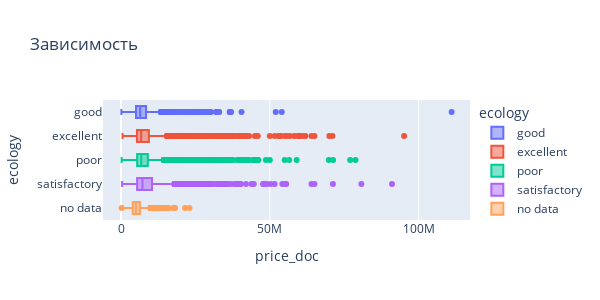

Here is the notebook cell this chart was saved with:
### Code cell
fig = px.box(
    data_frame=sber_data, #датафрейм
    y="ecology", #ось x
    x="price_doc", #ось y
    color='ecology', #расцветка в зависимости от страны
    orientation='h', #ориентация графика
    height=300, #высота
    width=600, #ширина
    title='Зависимость' #заголовок
)
fig.show()

### Figure 1 — Plotly figure (JSON) as saved in the notebook; plotly's stock layout.template omitted (floating-point values rounded to 4 significant figures; data arrays with more than 128 entries replaced by an {"elided": "..."} marker saying what was removed)
{"data": [{"alignmentgroup": "True", "hovertemplate": "ecology=%{y}<br>price_doc=%{x}<extra></extra>", "legendgroup": "good", "marker": {"color": "#636efa"}, "name": "good", "notched": false, "offsetgroup": "good", "orientation": "h", "showlegend": true, "type": "box", "x": {"elided": "7174 int values"}, "x0": " ", "xaxis": "x", "y": {"elided": "7174 str values"}, "y0": " ", "yaxis": "y"}, {"alignmentgroup": "True", "hovertemplate": "ecology=%{y}<br>price_doc=%{x}<extra></extra>", "legendgroup": "excellent", "marker": {"color": "#EF553B"}, "name": "excellent", "notched": false, "offsetgroup": "excellent", "orientation": "h", "showlegend": true, "type": "box", "x": {"elided": "3938 int values"}, "x0": " ", "xaxis": "x", "y": {"elided": "3938 str values"}, "y0": " ", "yaxis": "y"}, {"alignmentgroup": "True", "hovertemplate": "ecology=%{y}<br>price_doc=%{x}<extra></extra>", "legendgroup": "poor", "marker": {"color": "#00cc96"}, "name": "poor", "notched": false, "offsetgroup": "poor", "orientation": "h", "showlegend": true, "type": "box", "x": {"elided": "8018 int values"}, "x0": " ", "xaxis": "x", "y": {"elided": "8018 str values"}, "y0": " ", "yaxis": "y"}, {"alignmentgroup": "True", "hovertemplate": "ecology=%{y}<br>price_doc=%{x}<extra></extra>", "legendgroup": "satisfactory", "marker": {"color": "#ab63fa"}, "name": "satisfactory", "notched": false, "offsetgroup": "satisfactory", "orientation": "h", "showlegend": true, "type": "box", "x": {"elided": "3685 int values"}, "x0": " ", "xaxis": "x", "y": {"elided": "3685 str values"}, "y0": " ", "yaxis": "y"}, {"alignmentgroup": "True", "hovertemplate": "ecology=%{y}<br>price_doc=%{x}<extra></extra>", "legendgroup": "no data", "marker": {"color": "#FFA15A"}, "name": "no data", "notched": false, "offsetgroup": "no data", "orientation": "h", "showlegend": true, "type": "box", "x": {"elided": "7656 int values"}, "x0": " ", "xaxis": "x", "y": {"elided": "7656 str values"}, "y0": " ", "yaxis": "y"}], "layout": {"boxmode": "overlay", "height": 300, "legend": {"title": {"text": "ecology"}, "tracegroupgap": 0}, "title": {"text": "Зависимость"}, "width": 600, "xaxis": {"anchor": "y", "domain": [0, 1], "title": {"text": "price_doc"}}, "yaxis": {"anchor": "x", "categoryarray": ["no data", "satisfactory", "poor", "excellent", "good"], "categoryorder": "array", "domain": [0, 1], "title": {"text": "ecology"}}}}
